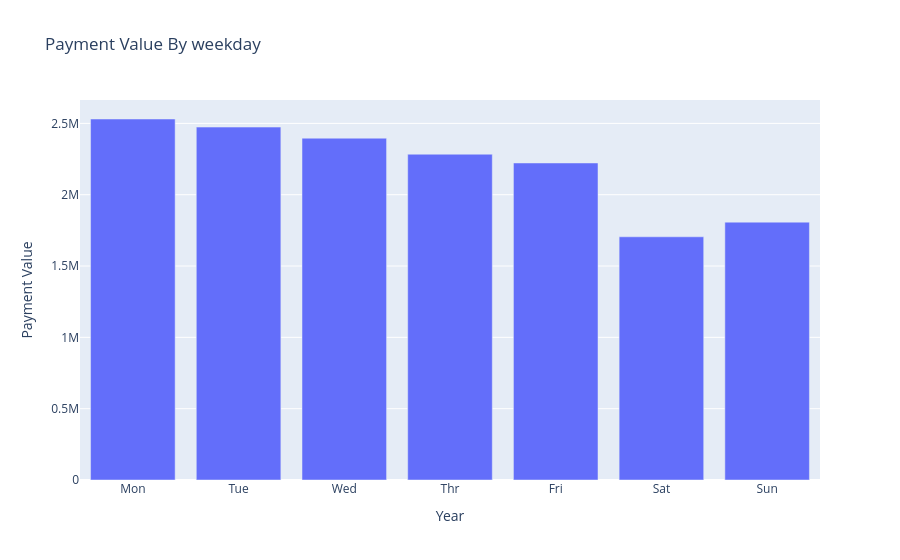

The cell this chart's notebook holds for it:
### Code cell
import plotly.express as px

fig = px.bar(
    x=merged_order_payment_weekday.index,
    y=merged_order_payment_weekday["payment_value"],
    title="Payment Value By weekday",
    labels={
        "x" : "Year",
        "y" : "Payment Value"
    }
)

# fig.update_xaxes(tickvals=[2016, 2017, 2018])

fig.show()

### Figure 1 — Plotly figure (JSON) as saved in the notebook; plotly's stock layout.template omitted (floating-point values rounded to 4 significant figures)
{"data": [{"hovertemplate": "Year=%{x}<br>Payment Value=%{y}<extra></extra>", "legendgroup": "", "marker": {"color": "#636efa", "pattern": {"shape": ""}}, "name": "", "orientation": "v", "showlegend": false, "textposition": "auto", "type": "bar", "x": ["Mon", "Tue", "Wed", "Thr", "Fri", "Sat", "Sun"], "xaxis": "x", "y": [2531000.0, 2474000.0, 2396000.0, 2284000.0, 2222000.0, 1705000.0, 1808000.0], "yaxis": "y"}], "layout": {"barmode": "relative", "legend": {"tracegroupgap": 0}, "title": {"text": "Payment Value By weekday"}, "xaxis": {"anchor": "y", "domain": [0, 1], "title": {"text": "Year"}}, "yaxis": {"anchor": "x", "domain": [0, 1], "title": {"text": "Payment Value"}}}}
